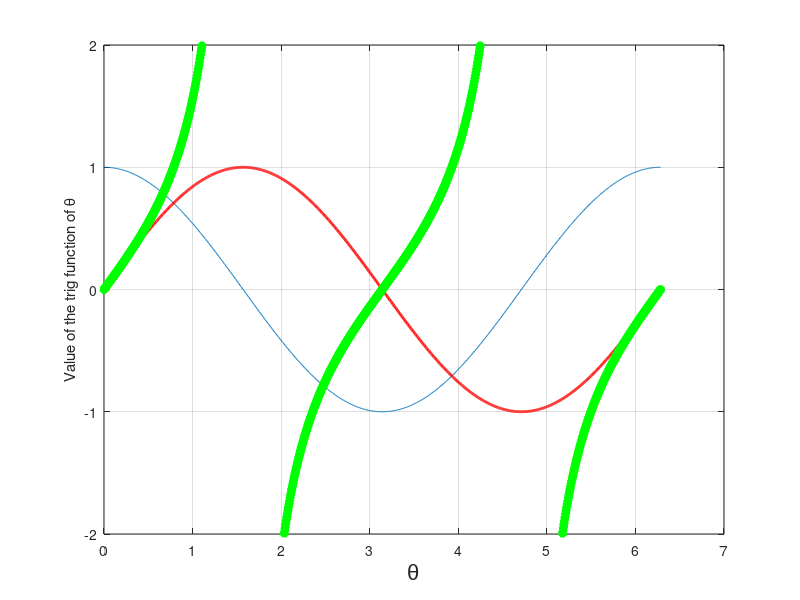

Recreate this plot in MATLAB.
clc,close all,clear all

theta = 0:2*pi/1000:2*pi;
a = cos(theta);
b = sin(theta);
c = tan(theta);

% Plot of cosine and sine of an angle 'theta'
plot(theta,a),hold on
plot(theta,b,'r','linewidth',2)
plot(theta,c,'g*','linewidth',3)
xlabel('\theta','FontName','Arial','FontSize',16)
ylabel('Value of the trig function of \theta')
set(gca,'YLim',[-2 2])
grid on
